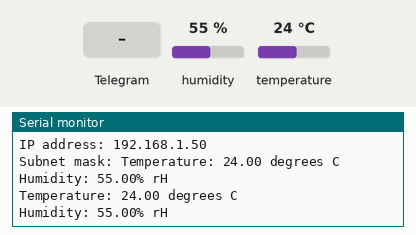
A sketch run on a simulated ESP8266 (NodeMCU). Shown: the last lines printed to the serial monitor. The test bench sets the inputs (shaded band); at power-on: humidity 55 %, temperature 24 °C. WiFi joins after 1.5 s; servers stay silent unless stated.

Above: at 2.7 s.
2.8 s: Telegram message "1" received
At 3.71 s:
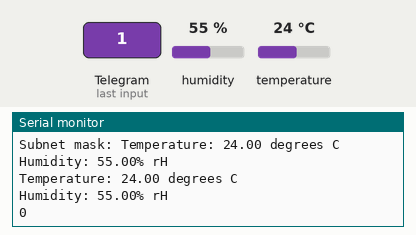
5.0 s: humidity set to 22 %
At 6.3 s:
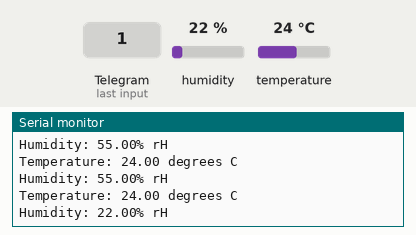
6.5 s: temperature set to 12 °C
At 7.8 s:
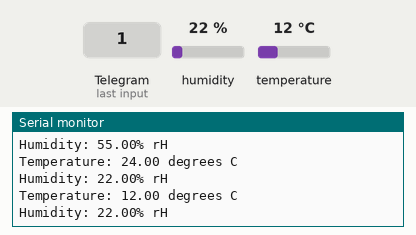
8.0 s: humidity set to 40 %
At 8.9 s:
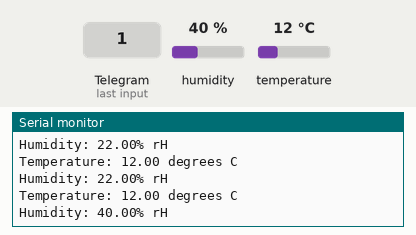
Timing chart, 0 to 10.5 s (numbered marks = the images above; inputs shaded):
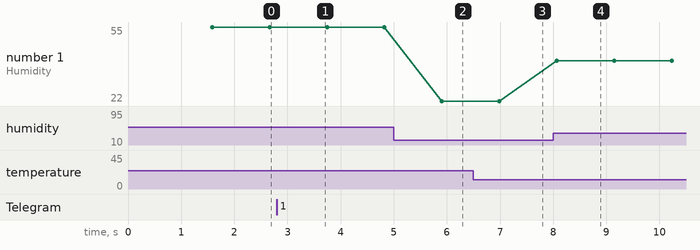

The sketch:

sketch_jAHT_WIFI_TelegramBot_1.ino
```cpp
#include <ESP8266WiFi.h>
#include <ESP8266WebServer.h>
// #include <DHT.h>
#include <Wire.h>
#include <Adafruit_AHTX0.h>
#define BOT_TOKEN "5847787737:AAFG37PXtsNPQV3EgA6NvBMDigyeA6_qTjc"
String temp_1;
String vlaj_1;
#include <FastBot.h>
FastBot bot(BOT_TOKEN);
bool alarm_temp;

ESP8266WebServer server(80);

Adafruit_AHTX0 aht;

Adafruit_Sensor *aht_humidity, *aht_temp;

// #define DHTPIN D4      // к этому контакту подключен датчик DHT11
// #define DHTTYPE DHT11  // указываем тип используемого dht датчика: DHT11 или DHT22
// DHT dht(DHTPIN, DHTTYPE);


void headroot(void)  // Процедура обработки запроса GET , "/"
{
  String web = "";
  web += "Html UAU-UAU       </br>";
  web += "Temperatura :      </br>";
  web += temp_1;
  web += "</br> Vlajnost :      </br>";
  web += vlaj_1;
  web += "</br>   my local IP    </br>";
  web += WiFi.localIP().toString();
  server.send(200, "text/html", web);
}

// обработчик сообщений Telegram
void newMsg(FB_msg& msg) {
  // выводим всю информацию о сообщении
  Serial.println(msg.toString());
  String tel_mes = "";
  tel_mes = "Temperatura home: " + temp_1 + "\n Vlajnost home: " + vlaj_1;

  bot.setChatID(msg.chatID);
  // отправить сообщение обратно
  bot.sendMessage(tel_mes, msg.chatID);
}

void setup() {
  Serial.begin(115200);
  alarm_temp=0;


  const char* ssid = "DIR-300NRU";
  const char* password = "15101979";
  Serial.print("Connecting to ");
  Serial.println(ssid);
  WiFi.mode(WIFI_STA);                   // Задаем режим работы WIFI_STA (клиент)
  WiFi.begin(ssid, password);            // Подключаемся
  while (WiFi.status() != WL_CONNECTED)  // Ждем пока статус не станет WL_CONNECTED
  {
    delay(500);
  }

  Serial.println("WiFi connected ");
  Serial.print("IP address: ");
  Serial.println(WiFi.localIP());  // показывает наше IP
  Serial.print("Subnet mask: ");

  server.on("/", headroot);  // Ответ сервера на запрос главной страницы
  server.begin();            //Запуск сервера
  Wire.begin();
  bot.attach(newMsg);
  // bot.chatIDs(2113497626);
  if (!aht.begin()) {
    Serial.println("Failed to find AHT10/AHT20 chip");
    while (1) {
      delay(10);
    }
  }

  //   Serial.println("AHT10/AHT20 Found!");
  // aht_temp = aht.getTemperatureSensor();
  // aht_temp->printSensorDetails();

  // aht_humidity = aht.getHumiditySensor();
  // aht_humidity->printSensorDetails();
}


void loop() {
  sensors_event_t humidity, temp;
  char buffer[15];
  char buffer2[15];
  float tempf;
  float vlajf;
  aht.getEvent(&humidity, &temp);  // populate temp and humidity objects with fresh data
  tempf = temp.temperature;
  vlajf = humidity.relative_humidity;
// переведем в текст значение времени и влажности

  sprintf(buffer, "%d.%02d", (int)tempf, (int)(tempf * 100) % 100);
  temp_1 = String(buffer);
  sprintf(buffer2, "%d.%02d", (int)vlajf, (int)(vlajf * 100) % 100);
  vlaj_1 = String(buffer2);
// При привышении температуры в чат идут сообщения
if(tempf>float(29)&&(!alarm_temp)){
  alarm_temp=1;
  String tel_mes = "";
  tel_mes = "!!!!Temperatura home: " + temp_1 + "\n Vlajnost home: " + vlaj_1;
  bot.sendSticker("CAACAgEAAxkBAAEHdJdj0nTEOJHmmiCcJ1cfUPQtNfWcRAACEgEAAjgOghHo9UX5qETZii0E");
  // отправить сообщение обратно
  bot.sendMessage(tel_mes);
}

  Serial.print("Temperature: ");
  Serial.print(temp_1);
  Serial.println(" degrees C");
  Serial.print("Humidity: ");
  Serial.print(vlaj_1);
  Serial.println("% rH");

  delay(900);
  bot.tick();


  server.handleClient();  //обработка текущих входящих HTTP-запросов
  delay(100);
}
```

Measured:
- after the input at 2.8 s, the serial monitor: prints a new line after 0.76 s (image 1)
- after the input at 5.0 s, the serial monitor: prints a new line after 0.91 s (image 2)
- after the input at 6.5 s, the serial monitor: prints a new line after 0.49 s (image 3)
- after the input at 8.0 s, the serial monitor: prints a new line after 0.07 s (image 4)
- plotted number 1: 55 → 22 after the input at 5.0 s, 22 → 40 after the input at 8.0 s
